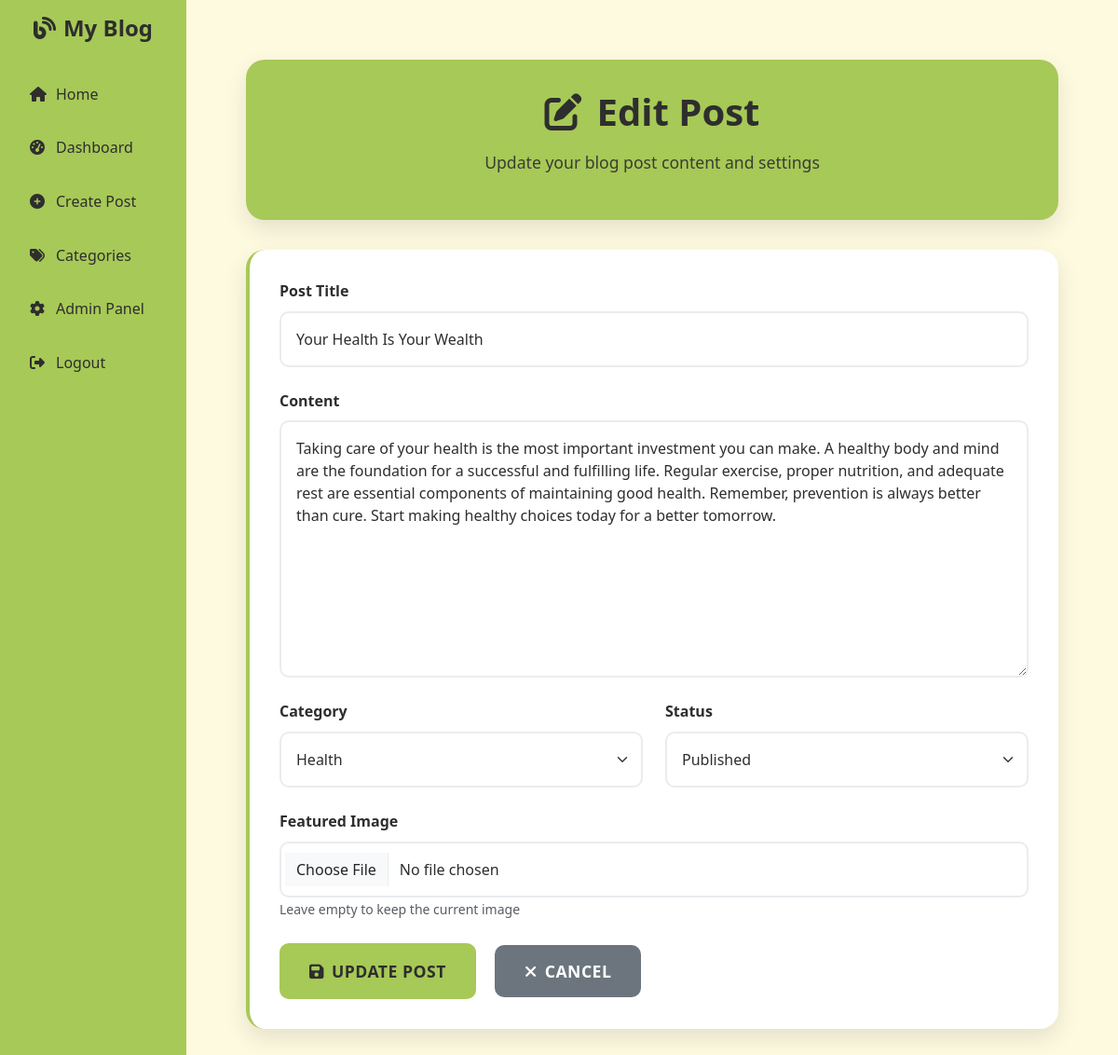
/edit_post.php?id=1 (signed in), run on the app's committed database.
### tables this page shows
CREATE TABLE IF NOT EXISTS posts (
    id INT AUTO_INCREMENT PRIMARY KEY,
    author_id INT NOT NULL,
    title VARCHAR(255) NOT NULL,
    content TEXT NOT NULL,
    slug VARCHAR(255) UNIQUE,
    featured_image VARCHAR(255),
    status ENUM('draft', 'published', 'archived') DEFAULT 'published',
    views INT DEFAULT 0,
    category_id INT,
    created_at TIMESTAMP DEFAULT CURRENT_TIMESTAMP,
    updated_at TIMESTAMP DEFAULT CURRENT_TIMESTAMP ON UPDATE CURRENT_TIMESTAMP,
    FOREIGN KEY (author_id) REFERENCES users(id) ON DELETE CASCADE,
    FOREIGN KEY (category_id) REFERENCES categories(id) ON DELETE SET NULL
);

CREATE TABLE IF NOT EXISTS categories (
    id INT AUTO_INCREMENT PRIMARY KEY,
    name VARCHAR(100) NOT NULL,
    description TEXT,
    slug VARCHAR(100) UNIQUE,
    created_at TIMESTAMP DEFAULT CURRENT_TIMESTAMP,
    updated_at TIMESTAMP DEFAULT CURRENT_TIMESTAMP ON UPDATE CURRENT_TIMESTAMP
);

### edit_post.php (the view, shortened to what this page needs)
<?php
include 'db.php';
$postId = $_GET['id'] ?? null;
$stmt = $conn->prepare("SELECT * FROM posts WHERE id = ? AND author_id = ?");
$stmt->execute([$postId, $_SESSION['user_id']]);
$post = $stmt->fetch();
$categories = $conn->query("SELECT * FROM categories ORDER BY name")->fetchAll();
?>
<!DOCTYPE html>
<html lang="en">
<head>
  <link href="https://cdn.jsdelivr.net/npm/bootstrap@5.3.0/dist/css/bootstrap.min.css" rel="stylesheet">
  <link href="https://cdnjs.cloudflare.com/ajax/libs/font-awesome/6.4.0/css/all.min.css" rel="stylesheet">
  <link href="styles.css" rel="stylesheet">
</head>
<body>
  <div class="container-fluid">
    <div class="row">
      <div class="col-md-3 col-lg-2 sidebar">
        <h4 class="text-center"><i class="fas fa-blog me-2"></i>My Blog</h4>
        <a href="home.php"><i class="fas fa-home"></i>Home</a>
        <a href="dashboard.php"><i class="fas fa-tachometer-alt"></i>Dashboard</a>
        <a href="create_post.php"><i class="fas fa-plus-circle"></i>Create Post</a>
        <a href="category.php"><i class="fas fa-tags"></i>Categories</a>
        <a href="admin.php"><i class="fas fa-cog"></i>Admin Panel</a>
        <a href="logout.php"><i class="fas fa-sign-out-alt"></i>Logout</a>
      </div>
      <div class="col-md-9 col-lg-10 main-content">
        <div class="edit-container">
          <div class="edit-header">
            <h1><i class="fas fa-edit me-3"></i>Edit Post</h1>
            <p>Update your blog post content and settings</p>
          </div>
          <div class="edit-form">
            <form method="POST" enctype="multipart/form-data">
              <div class="form-group">
                <label for="title" class="form-label">Post Title</label>
                <input type="text" class="form-control" id="title" name="title"
                       value="<?= htmlspecialchars($post['title']) ?>" required>
              </div>
              <div class="form-group">
                <label for="content" class="form-label">Content</label>
                <textarea class="form-control" id="content" name="content" rows="10" required><?= htmlspecialchars($post['content']) ?></textarea>
              </div>
              <div class="row">
                <div class="col-md-6">
                  <div class="form-group">
                    <label for="category_id" class="form-label">Category</label>
                    <select class="form-select" id="category_id" name="category_id">
                      <?php foreach ($categories as $category): ?>
                        <option value="<?= $category['id'] ?>" <?= $post['category_id'] == $category['id'] ? 'selected' : '' ?>>
                          <?= htmlspecialchars($category['name']) ?>
                        </option>
                      <?php endforeach; ?>
                    </select>
                  </div>
                </div>
                <div class="col-md-6">
                  <div class="form-group">
                    <label for="status" class="form-label">Status</label>
                    <select class="form-select" id="status" name="status">
                      <option value="published" <?= $post['status'] === 'published' ? 'selected' : '' ?>>Published</option>
                    </select>
                  </div>
                </div>
              </div>
              <div class="form-group">
                <label for="featured_image" class="form-label">Featured Image</label>
                <input type="file" class="form-control" id="featured_image" name="featured_image"
                       accept="image/*">
                <small class="text-muted">Leave empty to keep the current image</small>
              </div>
              <div class="form-actions">
                <button type="submit" name="update_post" class="btn-update">
                  <i class="fas fa-save me-2"></i>Update Post
                </button>
                <a href="post.php?id=<?= $post['id'] ?>" class="btn-cancel">
                  <i class="fas fa-times me-2"></i>Cancel
                </a>
              </div>
            </form>
          </div>
        </div>
      </div>
    </div>
  </div>
</body>
</html>

### styles.css (style rules this page uses)
:root { --pistachio: #a7c957; --beige: #fefae0; --dark: #2e2e2e; --light: #ffffff; --shadow: rgba(0,0,0,0.1); --primary: #a7c957; --gray-400: #6c757d; --blue: #a7c957; --primary-blue: #a7c957; }
body { font-family: 'Segoe UI', Tahoma, Geneva, Verdana, sans-serif; background-color: var(--beige); color: var(--dark); line-height: 1.6; }
.sidebar { background: var(--pistachio); min-height: 100vh; padding: 1rem; }
.sidebar h4 { color: var(--dark); font-weight: 700; margin-bottom: 2rem; }
.sidebar a { color: var(--dark); text-decoration: none; padding: 0.75rem 1rem; border-radius: 8px; margin-bottom: 0.5rem; transition: all 0.3s ease; display: block; }
.sidebar a i { margin-right: 0.5rem; width: 20px; }
.main-content { padding: 2rem; background-color: var(--beige); min-height: 100vh; }

### edit_post.php (style rules this page uses)
.edit-container { max-width: 1000px; margin: 0 auto; padding: 2rem; }
.edit-header { background: var(--pistachio); color: var(--dark); padding: 2rem; border-radius: 20px; margin-bottom: 2rem; text-align: center; box-shadow: 0 10px 25px var(--shadow); }
.edit-header h1 { font-weight: 700; margin-bottom: 1rem; font-size: 2.5rem; }
.edit-header p { font-size: 1.1rem; opacity: 0.9; }
.edit-form { background: var(--light); border-radius: 20px; padding: 2rem; box-shadow: 0 10px 25px var(--shadow); border-left: 4px solid var(--pistachio); }
.form-group { margin-bottom: 1.5rem; }
.form-label { color: var(--dark); font-weight: 600; margin-bottom: 0.5rem; }
.form-control { border: 2px solid #e9ecef; border-radius: 10px; padding: 1rem; font-size: 1rem; transition: all 0.3s ease; background-color: var(--light); color: var(--dark); }
.form-select { border: 2px solid #e9ecef; border-radius: 10px; padding: 1rem; font-size: 1rem; transition: all 0.3s ease; background-color: var(--light); color: var(--dark); }
.btn-update { background: var(--pistachio); border: none; border-radius: 10px; padding: 1rem 2rem; font-weight: 600; font-size: 1.1rem; text-transform: uppercase; letter-spacing: 0.5px; transition: all 0.3s ease; color: var(--dark); margin-right: 1rem; }
.btn-cancel { background: #6c757d; border: none; border-radius: 10px; padding: 1rem 2rem; font-weight: 600; font-size: 1.1rem; text-transform: uppercase; letter-spacing: 0.5px; transition: all 0.3s ease; color: white; text-decoration: none; }
.sidebar { background: var(--pistachio); min-height: 100vh; padding: 1rem; }
.sidebar h4 { color: var(--dark); font-weight: 700; margin-bottom: 2rem; }
.sidebar a { color: var(--dark); text-decoration: none; padding: 0.75rem 1rem; border-radius: 8px; margin-bottom: 0.5rem; transition: all 0.3s ease; display: block; }
.sidebar a i { margin-right: 0.5rem; width: 20px; }
.main-content { padding: 2rem; background-color: var(--beige); min-height: 100vh; }

### data on the page
posts: title "Your Health Is Your Wealth", content "Taking care of your health is the most important investment you can make. A healthy body and mind are the foundation for a successful and fulfilling life. Regular exercise, proper nutrition, and adequate rest are essential components of maintaining good health. Remember, prevention is always better than cure. Start making healthy choices today for a better tomorrow.", category_id "Health", status "Published"
